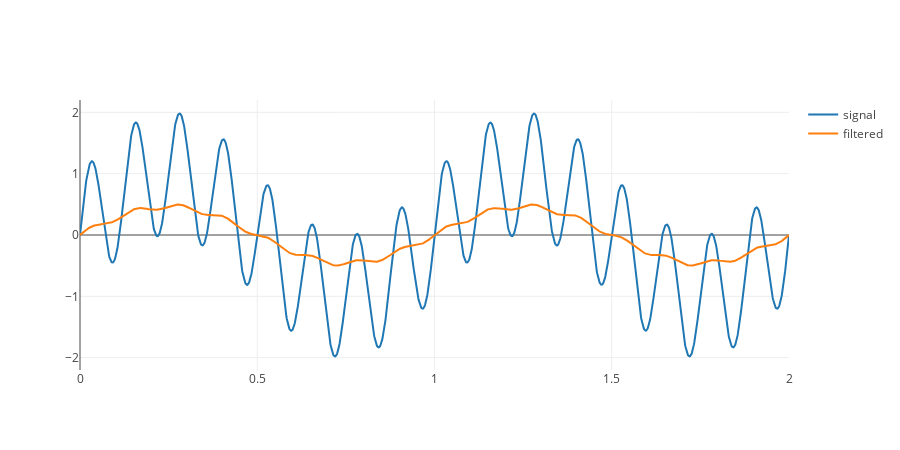

Notebook source saved alongside this figure:
### Code cell
f1 = 1
f2 = 8
w1 = 2 * np.pi * f1
w2 = 2 * np.pi * f2

# t = np.linspace(0, T, N)
s = [np.sin(w1 * i) + np.sin(w2 * i) for i in t]

# df = 1. / T
# k = [i * df for i in range(N)]

# Rp = 1.0
# Rs = 30.0
# w0 = 1.0
# w1 = 5.0
# HGen = transfer_function_butterworth(Rp, Rs, w0, w1)

# H_jw = [HGen(1j*i / w0) for i in k]
# afr = np.absolute(H_jw)

filtsym = np.append(afr, afr[::-1])

filtered = np.fft.ifft(np.fft.fft(s) * filtsym).real

tr_s = go.Scatter(
    x = t,
    y = s,
    name='signal'
)

tr_fs = go.Scatter(
    x = t,
    y = filtered,
    name='filtered'
)

rows = 1
cols = 1
fig = py.tools.make_subplots(rows = rows, cols = cols)

fig['layout'].update(height=rows * 450, width=cols * 900)

fig.append_trace(tr_s, 1, 1)
fig.append_trace(tr_fs, 1, 1)

py.offline.iplot(fig)

### Figure 1 — Plotly figure (JSON) as saved in the notebook; plotly's stock layout.template omitted (floating-point values rounded to 4 significant figures; data arrays with more than 128 entries replaced by an {"elided": "..."} marker saying what was removed)
{"data": [{"name": "signal", "type": "scatter", "x": {"elided": "2000 float values"}, "xaxis": "x1", "y": {"elided": "2000 float values"}, "yaxis": "y1"}, {"name": "filtered", "type": "scatter", "x": {"elided": "2000 float values"}, "xaxis": "x1", "y": {"elided": "2000 float values"}, "yaxis": "y1"}], "layout": {"height": 450, "width": 900, "xaxis1": {"anchor": "y1", "domain": [0, 1]}, "yaxis1": {"anchor": "x1", "domain": [0, 1]}}}
